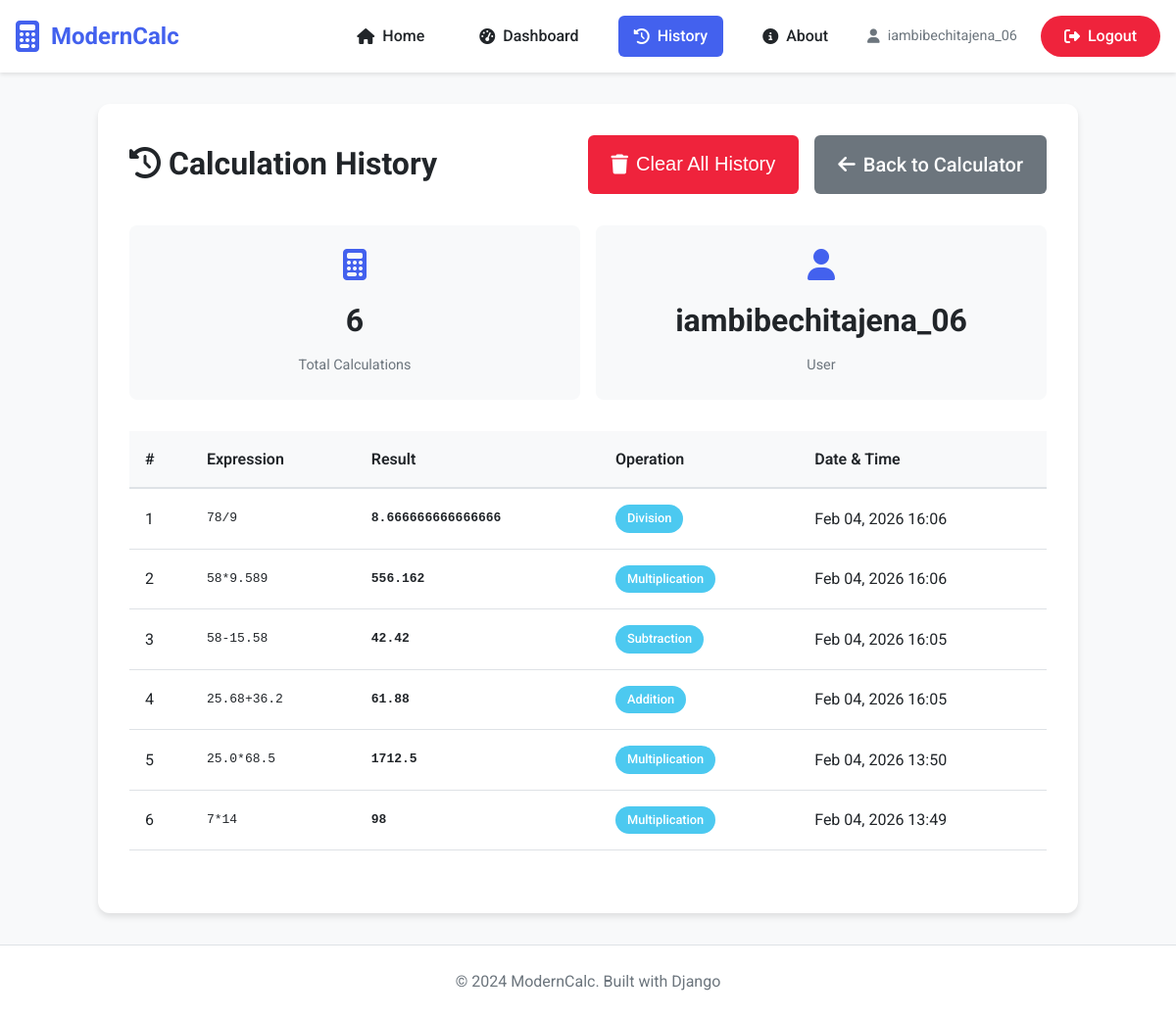
/history/ (signed in), run on the app's committed database.
### calculator/models.py (models this page shows, shortened)
class Calculation(models.Model):
    OPERATION_CHOICES = [
        ('add', 'Addition'),
        ('subtract', 'Subtraction'),
        ('multiply', 'Multiplication'),
        ('divide', 'Division'),
        ('power', 'Power'),
        ('sqrt', 'Square Root'),
        ('sin', 'Sine'),
        ('cos', 'Cosine'),
        ('tan', 'Tangent'),
        ('log', 'Logarithm'),
        ('other', 'Other'),
    ]
    user = models.ForeignKey(User, on_delete=models.CASCADE, null=True, blank=True)
    operation = models.CharField(max_length=20, choices=OPERATION_CHOICES, default='other')
    expression = models.CharField(max_length=255)
    result = models.CharField(max_length=255)
    created_at = models.DateTimeField(default=timezone.now)

### calculator/views.py (the view)
# urls.py: path('history/', views.history_view, name='history'),
@login_required
def history_view(request):
    calculations = Calculation.objects.filter(user=request.user).order_by('-created_at')
    context = {
        'calculations': calculations,
        'title': 'Calculation History'
    }
    return render(request, 'calculator/history.html', context)

### calculator/templates/calculator/history.html (shortened to what this page needs)
{% extends 'base.html' %}
{% load static %}
{% block content %}
<div class="history-container">
    <div class="history-header">
        <h1><i class="fas fa-history"></i> Calculation History</h1>
        <div class="history-actions">
            {% if calculations %}
            <button class="btn btn-danger" onclick="clearHistory()">
                <i class="fas fa-trash"></i> Clear All History
            </button>
            {% endif %}
            <a href="{% url 'calculator:index' %}" class="btn btn-secondary">
                <i class="fas fa-arrow-left"></i> Back to Calculator
            </a>
        </div>
    </div>
    {% if calculations %}
    <div class="history-stats">
        <div class="stat-card">
            <i class="fas fa-calculator"></i>
            <h3>{{ calculations.count }}</h3>
            <p>Total Calculations</p>
        </div>
        <div class="stat-card">
            <i class="fas fa-user"></i>
            <h3>{{ user.username }}</h3>
            <p>User</p>
        </div>
    </div>
    <div class="history-table-container">
        <table class="history-table">
            <thead>
                <tr>
                    <th>#</th>
                    <th>Expression</th>
                    <th>Result</th>
                    <th>Operation</th>
                    <th>Date & Time</th>
                </tr>
            </thead>
            <tbody>
                {% for calc in calculations %}
                <tr>
                    <td>{{ forloop.counter }}</td>
                    <td class="expression">{{ calc.expression }}</td>
                    <td class="result">{{ calc.result }}</td>
                    <td>
                        <span class="operation-badge">{{ calc.get_operation_display }}</span>
                    </td>
                    <td>{{ calc.created_at|date:"M d, Y H:i" }}</td>
                </tr>
                {% endfor %}
            </tbody>
        </table>
    </div>
    {% endif %}
</div>
{% endblock %}

### templates/base.html (shortened to what this page needs)
<!DOCTYPE html>
{% load static %}
<html lang="en">
<head>
    <link rel="stylesheet" href="{% static 'calculator/css/style.css' %}">
    <link rel="stylesheet" href="https://cdnjs.cloudflare.com/ajax/libs/font-awesome/6.4.0/css/all.min.css">
</head>
<body>
    <div class="app-container">
        <header class="app-header">
            <div class="container">
                <nav class="navbar">
                    <div class="logo">
                        <i class="fas fa-calculator"></i>
                        <span>ModernCalc</span>
                    </div>
                    <ul class="nav-menu">
                        <li><a href="{% url 'calculator:index' %}" class="{% if request.resolver_match.url_name == 'index' %}active{% endif %}"><i class="fas fa-home"></i> Home</a></li>
                        {% if user.is_authenticated %}
                        <li><a href="{% url 'calculator:dashboard' %}" class="{% if request.resolver_match.url_name == 'dashboard' %}active{% endif %}"><i class="fas fa-tachometer-alt"></i> Dashboard</a></li>
                        <li><a href="{% url 'calculator:history' %}" class="{% if request.resolver_match.url_name == 'history' %}active{% endif %}"><i class="fas fa-history"></i> History</a></li>
                        {% endif %}
                        <li><a href="{% url 'calculator:about' %}" class="{% if request.resolver_match.url_name == 'about' %}active{% endif %}"><i class="fas fa-info-circle"></i> About</a></li>
                        {% if user.is_authenticated %}
                        <li><span class="user-greeting"><i class="fas fa-user"></i> {{ user.username }}</span></li>
                        <li><a href="{% url 'calculator:logout' %}" class="logout-btn"><i class="fas fa-sign-out-alt"></i> Logout</a></li>
                        {% else %}
                        <li><a href="{% url 'calculator:login' %}" class="login-btn"><i class="fas fa-sign-in-alt"></i> Login</a></li>
                        <li><a href="{% url 'calculator:register' %}" class="register-btn"><i class="fas fa-user-plus"></i> Register</a></li>
                        {% endif %}
                    </ul>
                </nav>
            </div>
        </header>
        <main class="main-content">
            <div class="container">
                {% block content %}
                {% endblock %}
            </div>
        </main>
        <footer class="app-footer">
            <div class="container">
                <p>&copy; 2024 ModernCalc. Built with Django</p>
            </div>
        </footer>
    </div>
</body>
</html>

### calculator/static/calculator/css/style.css (style rules this page uses)
* { margin: 0; padding: 0; box-sizing: border-box; }
body { font-family: 'Roboto', sans-serif; background-color: #f8f9fa; color: #212529; line-height: 1.6; }
.container { max-width: 1200px; margin: 0 auto; padding: 0 1rem; }
.app-header { background-color: #ffffff; box-shadow: 0 2px 4px rgba(0,0,0,0.1); padding: 1rem 0; position: sticky; top: 0; z-index: 1000; }
.navbar { display: flex; justify-content: space-between; align-items: center; }
.logo { display: flex; align-items: center; gap: 0.75rem; font-size: 1.5rem; font-weight: 700; color: #4361ee; }
.logo i { font-size: 2rem; }
.nav-menu { display: flex; list-style: none; gap: 1.5rem; align-items: center; }
.nav-menu a { text-decoration: none; color: #212529; font-weight: 500; padding: 0.5rem 1rem; border-radius: 6px; transition: all 0.3s ease; display: flex; align-items: center; gap: 0.5rem; }
.nav-menu a:hover, .nav-menu a.active { background-color: #4361ee; color: white; }
.user-greeting { color: #6c757d; font-size: 0.9rem; display: flex; align-items: center; gap: 0.5rem; }
.login-btn, .logout-btn, .register-btn { padding: 0.5rem 1.5rem !important; border-radius: 25px !important; }
.logout-btn { background-color: #ef233c; color: white !important; }
.main-content { min-height: calc(100vh - 140px); padding: 2rem 0; }
.btn { padding: 1rem; border: none; border-radius: 6px; font-size: 1.25rem; font-weight: 500; cursor: pointer; transition: all 0.3s ease; display: flex; align-items: center; justify-content: center; min-height: 60px; }
.btn-secondary { background-color: #6c757d; color: white; }
.history-container { max-width: 1000px; margin: 0 auto; padding: 2rem; background-color: white; border-radius: 12px; box-shadow: 0 4px 6px rgba(0,0,0,0.1); }
.history-header { display: flex; justify-content: space-between; align-items: center; margin-bottom: 2rem; flex-wrap: wrap; gap: 1rem; }
.history-actions { display: flex; gap: 1rem; }
.btn { padding: 0.75rem 1.5rem; border: none; border-radius: 6px; font-weight: 500; cursor: pointer; transition: all 0.3s ease; display: flex; align-items: center; gap: 0.5rem; text-decoration: none; }
.btn-danger { background-color: #ef233c; color: white; }
.history-stats { display: grid; grid-template-columns: repeat(auto-fit, minmax(200px, 1fr)); gap: 1rem; margin-bottom: 2rem; }
.stat-card { background-color: #f8f9fa; padding: 1.5rem; border-radius: 8px; text-align: center; }
.stat-card i { font-size: 2rem; color: #4361ee; margin-bottom: 1rem; }
.stat-card h3 { font-size: 2rem; color: #212529; margin-bottom: 0.5rem; }
.stat-card p { color: #6c757d; font-size: 0.9rem; }
.history-table-container { overflow-x: auto; margin-bottom: 2rem; }
.history-table { width: 100%; border-collapse: collapse; background-color: white; }
.history-table th { background-color: #f8f9fa; color: #212529; font-weight: 600; padding: 1rem; text-align: left; border-bottom: 2px solid #dee2e6; }
.history-table td { padding: 1rem; border-bottom: 1px solid #dee2e6; color: #212529; }
.expression { font-family: monospace; font-weight: 500; }
.result { font-family: monospace; font-weight: 700; color: #4361ee; }
.operation-badge { display: inline-block; padding: 0.25rem 0.75rem; background-color: #4cc9f0; color: white; border-radius: 25px; font-size: 0.8rem; font-weight: 500; }
.app-footer { background-color: white; padding: 1.5rem 0; border-top: 1px solid #dee2e6; }
.app-footer p { text-align: center; color: #6c757d; }

### data on the page
Calculation: expression "78/9", result "8.666666666666666", operation "Division", created_at "Feb 04, 2026 16:06"
Calculation: expression "58*9.589", result "556.162", operation "Multiplication", created_at "Feb 04, 2026 16:06"
Calculation: expression "58-15.58", result "42.42", operation "Subtraction", created_at "Feb 04, 2026 16:05"
Calculation: expression "25.68+36.2", result "61.88", operation "Addition", created_at "Feb 04, 2026 16:05"
Calculation: expression "25.0*68.5", result "1712.5", operation "Multiplication", created_at "Feb 04, 2026 13:50"
Calculation: expression "7*14", result "98", operation "Multiplication", created_at "Feb 04, 2026 13:49"

### other printed values
{{ user.username }} "iambibechitajena_06"
{{ calculations.count }} "6"
